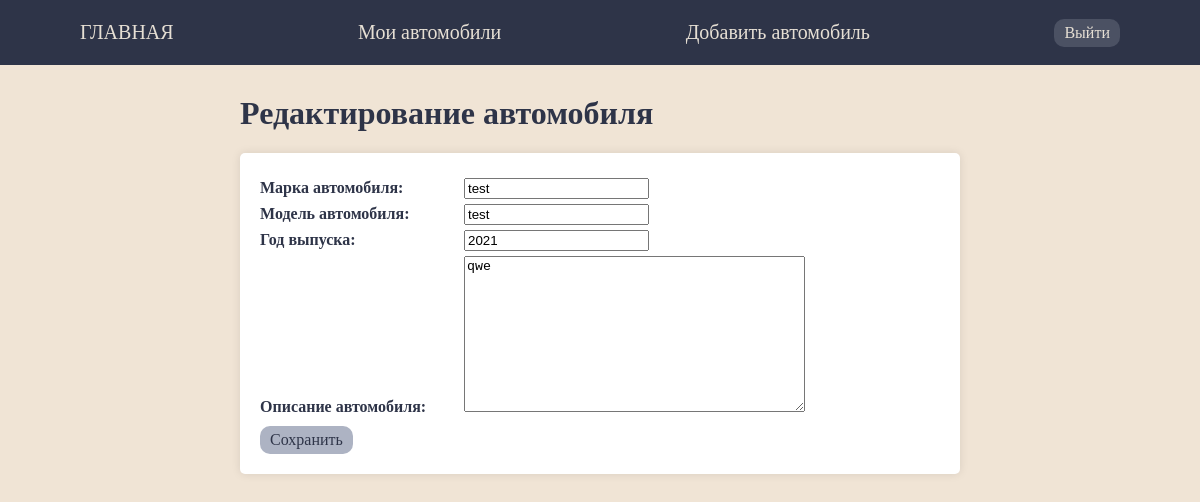
The app's page /cars/update/47/ (signed in) with its own data.
### cars_app/models.py (models this page shows, shortened)
class Car(models.Model):
    make = models.CharField(verbose_name="Марка автомобиля", max_length=30, blank=False)
    model = models.CharField(verbose_name="Модель автомобиля", max_length=30, blank=False)
    year = models.CharField(verbose_name="Год выпуска", max_length=4, blank=False)
    description = models.TextField(verbose_name="Описание автомобиля", blank=True)
    created_at = models.DateTimeField(verbose_name="Создано", auto_now_add=True)
    updated_at = models.DateTimeField(verbose_name="Обновлено", auto_now=True)
    owner = models.ForeignKey(User, verbose_name="Пользователь", blank=False, on_delete=models.CASCADE)
    class Meta:
        verbose_name = "Автомобиль"
        verbose_name_plural = "Автомобили"
        ordering = ["-updated_at"]

### cars_app/views.py (the view)
# urls.py: path('cars/update/<int:pk>/', CarUpdateView.as_view(), name='update_car'),
class CarUpdateView(LoginRequiredMixin, UpdateView):
    model = Car
    form_class = CarForm
    template_name = 'cars_app/create_car.html'
    success_url = reverse_lazy('my_cars')
    extra_context = {
        'title': 'Редактирование автомобиля'
    }
    def dispatch(self, request, *args, **kwargs):
        self.car = self.get_object()
        if self.car.owner != request.user:
            return render(request, 'cars_app/access_denied.html', {'error': 'У вас нет прав на редактирование этого автомобиля.'})
        return super().dispatch(request, *args, **kwargs)

### cars_app/forms.py
class CarForm(forms.ModelForm):
    class Meta:
        model = Car
        fields = ['make', 'model', 'year', 'description']

### cars_app/templates/cars_app/create_car.html (shortened to what this page needs)
{% extends 'cars_app/layout.html' %}
{% block content %}
<h1>{{title}}</h1>
<div class="card">
    <form method="post">
        {{ form.as_p }}
        <div class="action-buttons">
            <button class="btn btn-accept" type="submit">Сохранить</button>
        </div>
    </form>
</div>
{% endblock %}

### cars_app/static/cars_app/css/style.css (style rules this page uses)
body, html { margin: 0; padding: 0; background-color: #f0e4d5; font-family: Times, Times New Roman, serif; }
button { font-family: Times, Times New Roman, serif; font-size: 16px; background-color: #adb3c3; }
p { color: #888; margin: 5px 0; }
h1, h2, h3, h4, h5, h6, p, label, small span { color: #2E3448; }
label { font-weight: bold; display: inline-block; width: 200px; }
.btn { border: none; padding: 5px 10px; border-radius: 10px; cursor: pointer; font-size: 16px; }
.btn-accept { background-color: #adb3c3; color: #2E3448; }
.card { margin: 0 auto; background-color: white; padding: 20px; border-radius: 5px; box-shadow: 0 0 10px rgba(0, 0, 0, 0.1); }
.action-buttons { margin-top: 10px; display: flex; gap: 10px; }

### records on screen
Car: make "test", model "test", year "2021", description "qwe"

### other values on screen
{{ title }} "Редактирование автомобиля"
